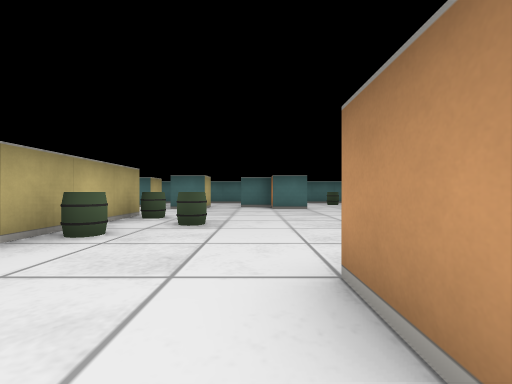
view 1 (above)

18 first-person views from a walk through a cub3D maze. The camera is about half as high as the walls, looks level and sees 90° across. The floor is counted in squares. Each view is taken from the middle of a square. On the plan, view 1 faces up. The plan holds only what a view shows up to about 9 squares ahead; the rest is blank.

view 2
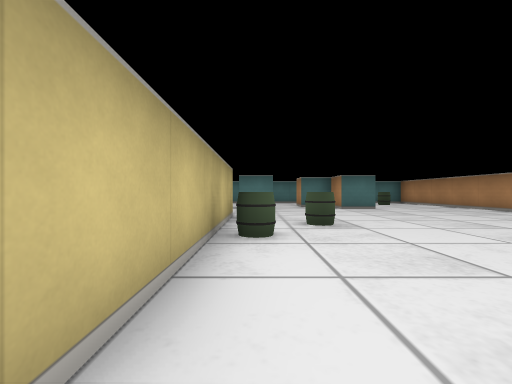

view 3
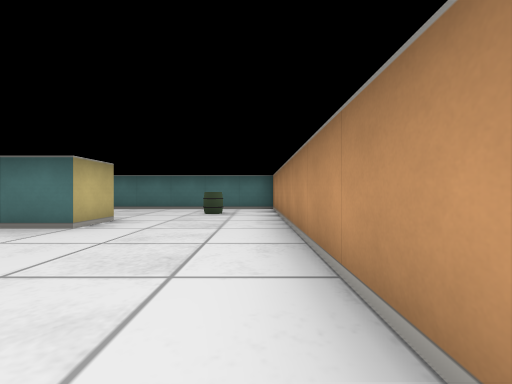

view 4
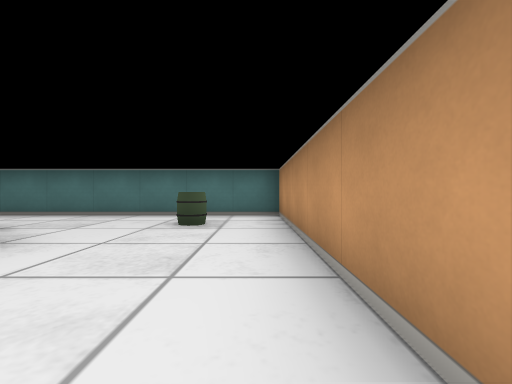

view 5
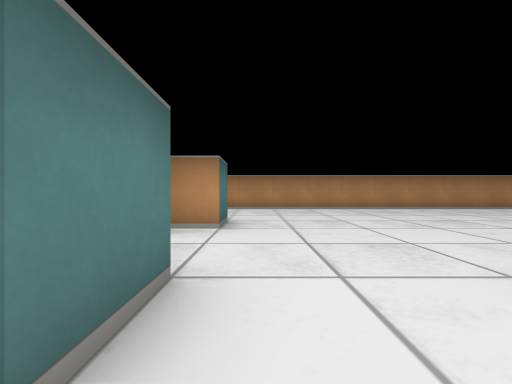

view 6
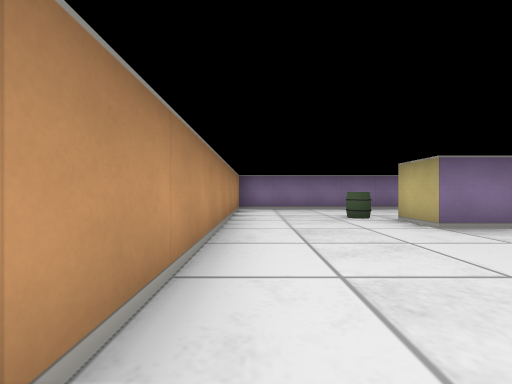

view 7
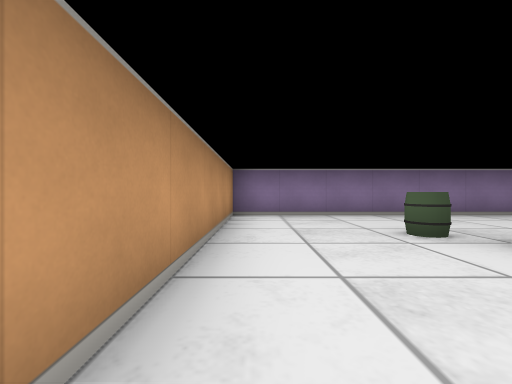

view 8
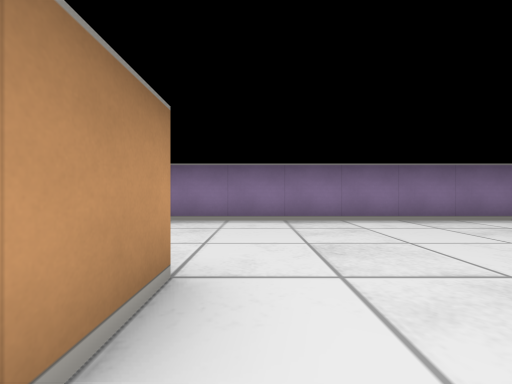

view 9
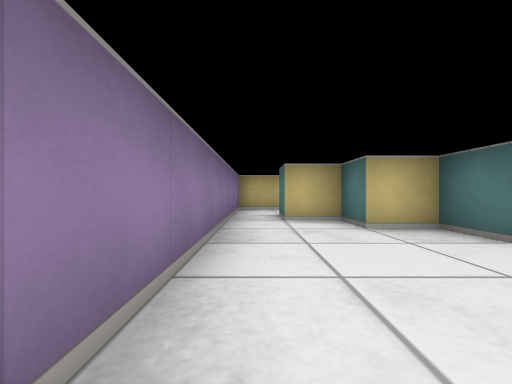

view 10
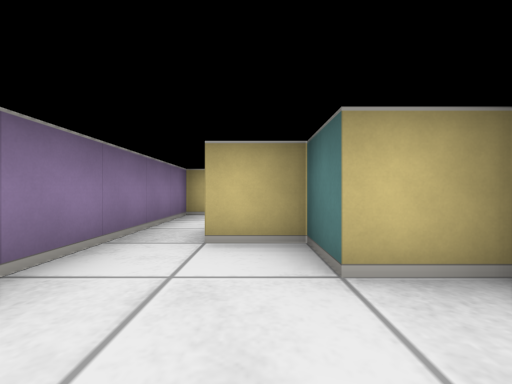

view 11
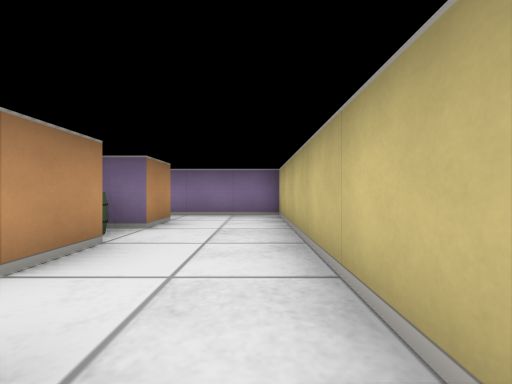

view 12
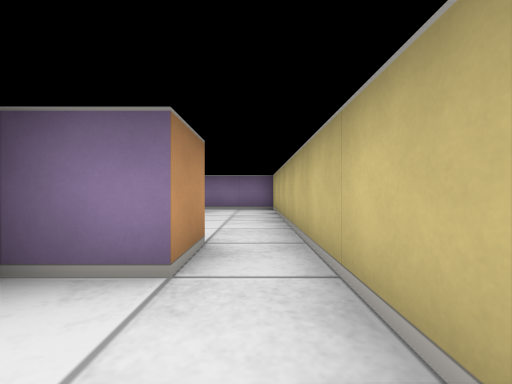

view 13
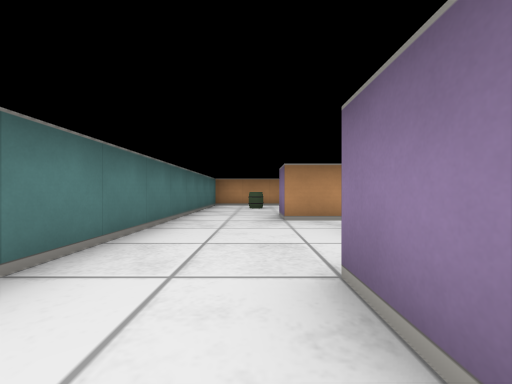

view 14
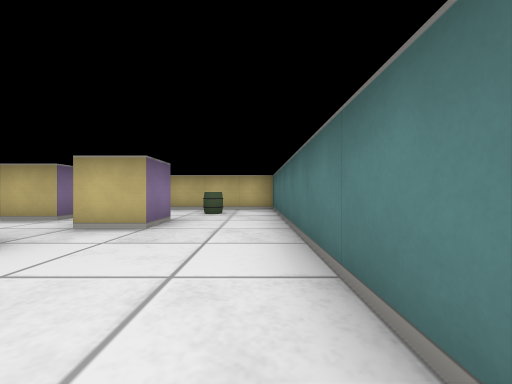

view 15
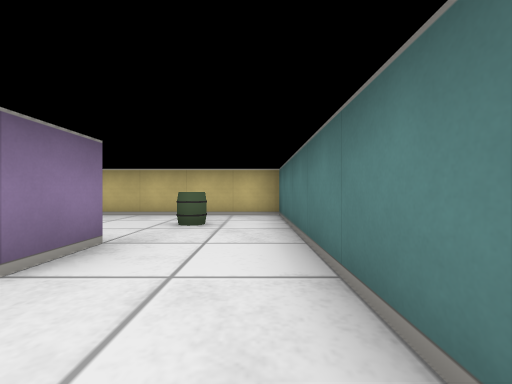

view 16
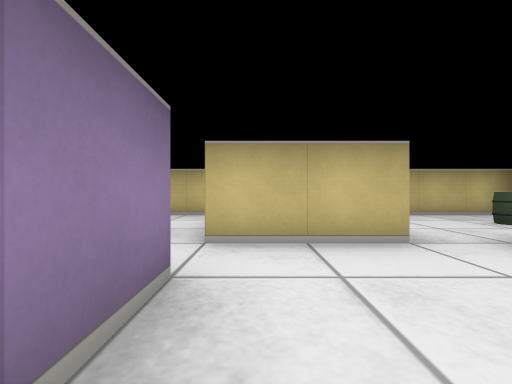

view 17
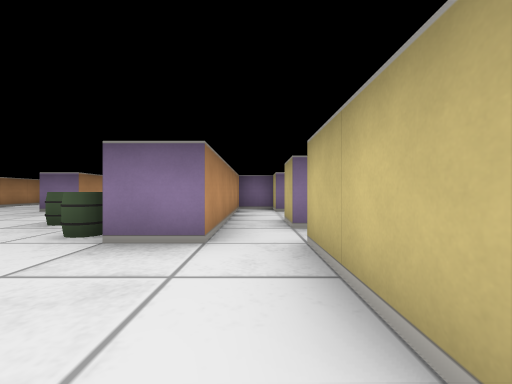

view 18
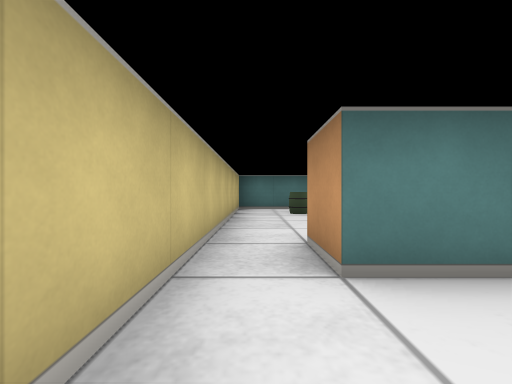

### Floor plan
Points are (right, up) in squares from view 1. A wall is a line through its corners. A room is listed if a view was taken in it or the views show most of it. See-through windows are left out.
Room 1 (views 1, 2, 3, 4, 5, 6, 7, 8, 9, 10, 13, 14, 15, 16, 17)
walls: (-3.5, 5.5) (-2.5, 5.5) (-2.5, 0.5) (-3.5, 0.5) (-3.5, -0.5) (-4.5, -0.5) (-4.5, -1.5); (-1.5, 8.5) (-1.5, 7.5) (-2.5, 7.5); (1.5, 8.5) (1.5, 7.5) (0.5, 7.5) (0.5, 8.5) (-0.5, 8.5) (-0.5, 9.5) (0.4, 9.5); (0.5, 0.5) (0.5, 1.5) (1.5, 1.5) (1.5, 0.5); (-4.5, 7.5) (-4.5, 5.5); (-4.5, 9.5) (-3.5, 9.5) (-3.5, 8.5); (-4.5, -2.5) (4.5, -2.5) (4.5, 11.5) (-7.5, 11.5) (-7.5, 6.5)
ways out: opening at (-5, -2) to room 2; opening at (-5.5, 5.5) to room 3
objects: barrel (-6, 10); barrel (-2, 3); barrel (-2, 5); barrel (-1, 4); barrel (2, 0); barrel (3, 10)
Room 2 (view 11)
walls: (-5.5, 0.5) (-5.5, 1.5); (-4.5, -1.5) (-5.5, -1.5) (-5.5, -0.5) (-4.9, -0.5); (-6.5, 2.5) (-6.5, 3.5); (-7.5, 3.5) (-7.5, -2.5) (-4.5, -2.5)
ways out: opening at (-5, -2) to room 1; opening at (-7, 3) to room 3; opening at (-5, 2) to room 4
objects: barrel (-5, 0)
Room 3 (views 12, 18)
walls: (-5.5, 5.5) (-6.5, 5.5) (-6.5, 6.5); (-6.5, 3.5) (-5.5, 3.5); (-4.5, 4.5) (-4.5, 3.5); (-7.5, 6.5) (-7.5, 3.5); (-3.5, 2.5) (-3.5, 5.5)
ways out: opening at (-5.5, 5.5) to room 1; opening at (-7, 3) to room 2; opening at (-4, 3.5) to room 4
Room 4 (no view inside)
walls: (-4.5, 1.4) (-4.5, 0.9); (-4.5, 0.5) (-3.5, 0.5) (-3.5, 2.5)
ways out: opening at (-5, 2) to room 2; opening at (-4, 3.5) to room 3

Positions as (right, up) in squares from view 1, and headings:
1: (0, 0), facing up
2: (-2, 0), facing up
3: (4, 4), facing up
4: (4, 6), facing up
5: (-3, 7), facing right
6: (4, 5), facing down
7: (4, 3), facing down
8: (0, 2), facing down
9: (0, -2), facing left
10: (-2, -1), facing left
11: (-7, 3), facing down
12: (-7, 5), facing down
13: (-5, 10), facing right
14: (0, 11), facing left
15: (-2, 11), facing left
16: (-2, 6), facing left
17: (-4, 8), facing down
18: (-7, 4), facing up
